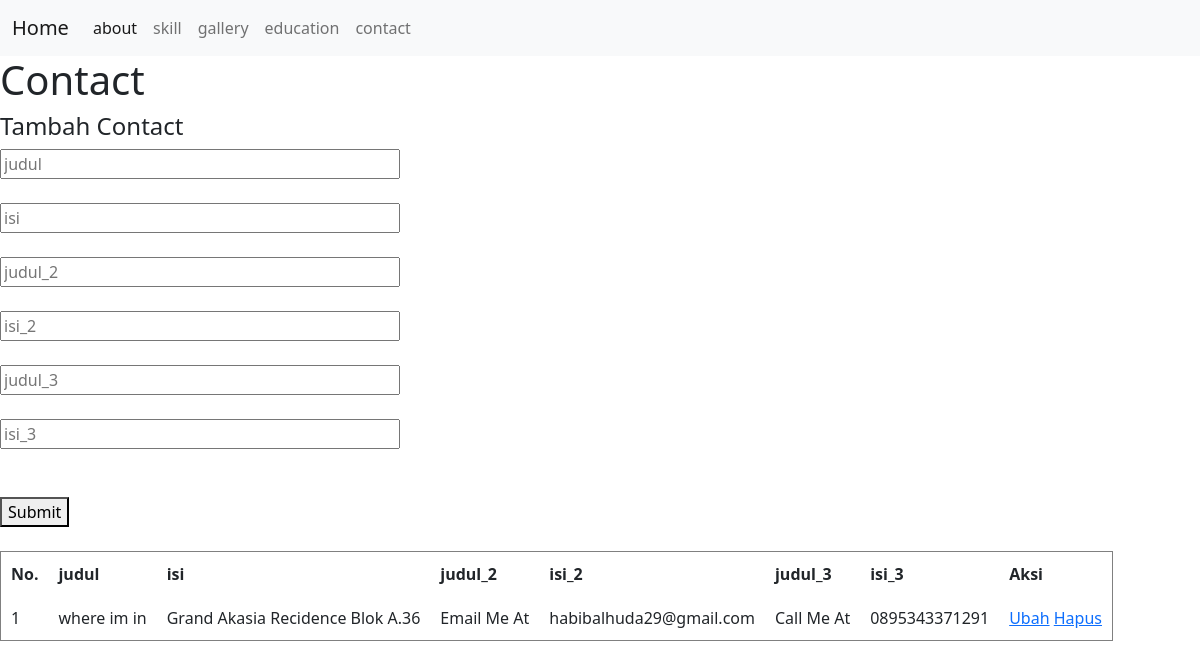
The app's page /admin_contact.php with its own data.
### tables this page shows
CREATE TABLE `contact` (
  `id_contact` int(11) NOT NULL,
  `judul` varchar(50) NOT NULL,
  `isi` varchar(200) NOT NULL,
  `judul_2` varchar(50) NOT NULL,
  `isi_2` varchar(100) NOT NULL,
  `judul_3` varchar(100) NOT NULL,
  `isi_3` varchar(100) NOT NULL
);

### admin_contact.php (the view, shortened to what this page needs)
<?php
    require_once 'koneksi.php';
    $contact = mysqli_query($koneksi, "SELECT * FROM contact");
?>
<!DOCTYPE html>
<html lang="en">
<head>
    <link href="https://cdn.jsdelivr.net/npm/bootstrap@5.0.2/dist/css/bootstrap.min.css" rel="stylesheet">
</head>
<body>
<nav class="navbar navbar-expand-lg navbar-light bg-light">
  <div class="container-fluid">
    <a class="navbar-brand" href="index.php">Home</a>
    <div class="collapse navbar-collapse" id="navbarNav">
      <ul class="navbar-nav">
        <li class="nav-item">
          <a class="nav-link active" aria-current="page" href="admin_about.php">about</a>
        </li>
        <li class="nav-item">
          <a class="nav-link" href="admin_skill.php">skill</a>
        </li>
        <li class="nav-item">
          <a class="nav-link" href="admin_gallery.php">gallery</a>
        </li>
        <li class="nav-item">
          <a class="nav-link" href="admin_education.php">education</a>
        </li>
        <li class="nav-item">
          <a class="nav-link" href="admin_contact.php">contact</a>
        </li>
      </ul>
    </div>
  </div>
</nav>
    <h1>Contact</h1>
    <h4>Tambah Contact</h4>
    <form method="post">
        <input style="width: 400px" name="judul" type="text" id="judul" placeholder="judul" value="" required><br><br>
        <input style="width: 400px" name="isi" type="text" id="isi" placeholder="isi" value="" required><br><br>
        <input style="width: 400px" name="judul_2" type="text" id="judul_2" placeholder="judul_2" value="" required><br><br>
        <input style="width: 400px" name="isi_2" type="text" id="isi_2" placeholder="isi_2" value="" required><br><br>
        <input style="width: 400px" name="judul_3" type="text" id="judul_3" placeholder="judul_3" value="" required><br><br>
        <input style="width: 400px" name="isi_3" type="text" id="isi_3" placeholder="isi_3" value="" required><br><br>
        <br><button type="submit" name="btnTambahContact" class="submitform">Submit</button>
    </form>
    <br>
    <table border="1" cellpadding="10" cellspacing="0">
        <thead>
            <tr>
                <th>No.</th>
                <th>judul</th>
                <th>isi</th>
                <th>judul_2</th>
                <th>isi_2</th>
                <th>judul_3</th>
                <th>isi_3</th>
                <th>Aksi</th>
            </tr>
        </thead>
        <tbody>
            <?php $i = 1; ?>
            <?php foreach ($contact as $co): ?>
                <tr>
                    <td><?= $i++; ?></td>
                    <td><?= $co['judul']; ?></td>
                    <td><?= $co['isi']; ?></td>
                    <td><?= $co['judul_2']; ?></td>
                    <td><?= $co['isi_2']; ?></td>
                    <td><?= $co['judul_3']; ?></td>
                    <td><?= $co['isi_3']; ?></td>
                    <td>
                        <a href="admin_contact_ubah.php?id_contact=<?= $co['id_contact']; ?>">Ubah</a>
                        <a href="admin_contact_hapus.php?id_contact=<?= $co['id_contact']; ?>">Hapus</a>
                    </td>
                </tr>
            <?php endforeach ?>
        </tbody>
    </table>
</body>
</html>

### records on screen
contact: judul "where im in", isi "Grand Akasia Recidence Blok A.36", judul_2 "Email Me At", isi_2 "habibalhuda29@gmail.com", judul_3 "Call Me At", isi_3 "0895343371291"
